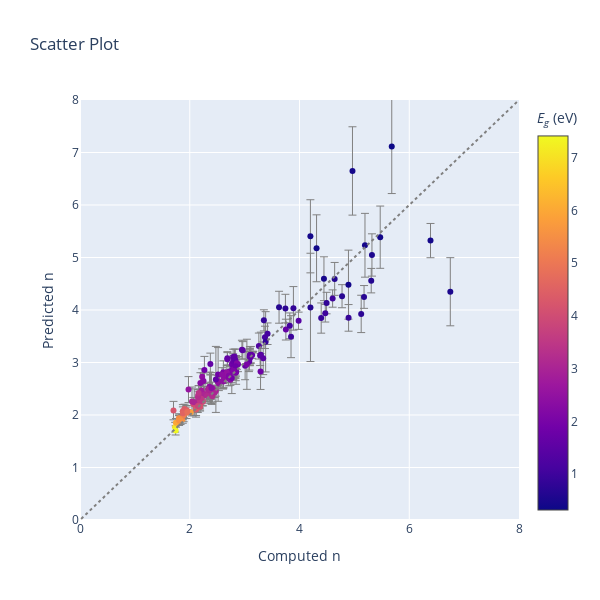

The notebook cell saved with this chart:
### Code cell
# Data
data_prev_outputs = {'x': df_outputs_filtout['refractive_index'], 
                     'y': results_pred_prev['refractive_index'], 
                     'error_y': results_unc_prev['refractive_index'],
                     'color': df_outputs_filtout['bandgap']}


mae = mean_absolute_error(data_prev_outputs['x'], data_prev_outputs['y'])
rmse = mean_squared_error(data_prev_outputs['x'], data_prev_outputs['y'])
spearmanrho = spearmanr(data_prev_outputs['x'], data_prev_outputs['y'])
print(f"MAE = {mae}")
print(f"RMSE = {rmse}")
print(f"Rho_sp = {spearmanrho.statistic}")

# Scatter plot for previous outputs.
scatter_outputs_prev = go.Scatter(
    x=data_prev_outputs['x'],
    y=data_prev_outputs['y'],
    mode='markers',
    error_y=dict(
        array=data_prev_outputs['error_y'],
        color='gray',
        thickness=1,
        visible=True,
        ),
    marker=dict(
        color=data_prev_outputs['color'],
        colorbar=dict(
            title="<i>E<sub>g</sub></i> (eV)"
        ),
        colorscale="Plasma"
    ),
    line=dict(color='darkorange'),
    name='v1 outputs',
    showlegend=False,
    text=[mpid for mpid in df_outputs_filtout.index.values]
)

ideal = go.Scatter(
    x=[-100,100],
    y=[-100,100],
    mode="lines",
    line=dict(color='gray', dash='dot'),
    showlegend=False
)

# Layout
layout = go.Layout(
    title=dict(text='Scatter Plot'),
    xaxis=dict(title='Computed n', showgrid=True,  range=[0,8]),
    yaxis=dict(title='Predicted n', showgrid=True, range=[0,8]),
    legend=dict(font=dict(size=12)),
)

# Create figure
fig = go.Figure(data=[scatter_outputs_prev,ideal], layout=layout)

fig.update_layout(
    autosize=False,
    width=600,
    height=600,
    # margin=dict(
    #     l=50,
    #     r=50,
    #     b=100,
    #     t=100,
    #     pad=4
    # ),
    # paper_bgcolor="LightSteelBlue",
)

# Show figure
fig.show()

### Figure 1 — Plotly figure (JSON) as saved in the notebook; plotly's stock layout.template omitted (floating-point values rounded to 4 significant figures; data arrays with more than 128 entries replaced by an {"elided": "..."} marker saying what was removed)
{"data": [{"error_y": {"array": {"elided": "159 float values"}, "color": "gray", "thickness": 1, "visible": true}, "line": {"color": "darkorange"}, "marker": {"color": {"elided": "159 float values"}, "colorbar": {"title": {"text": "<i>E<sub>g</sub></i> (eV)"}}, "colorscale": [[0, "#0d0887"], [0.1111, "#46039f"], [0.2222, "#7201a8"], [0.3333, "#9c179e"], [0.4444, "#bd3786"], [0.5556, "#d8576b"], [0.6667, "#ed7953"], [0.7778, "#fb9f3a"], [0.8889, "#fdca26"], [1, "#f0f921"]]}, "mode": "markers", "name": "v1 outputs", "showlegend": false, "text": {"elided": "159 str values"}, "type": "scatter", "x": {"elided": "159 float values"}, "y": {"elided": "159 float values"}}, {"line": {"color": "gray", "dash": "dot"}, "mode": "lines", "showlegend": false, "type": "scatter", "x": [-100, 100], "y": [-100, 100]}], "layout": {"autosize": false, "height": 600, "legend": {"font": {"size": 12}}, "title": {"text": "Scatter Plot"}, "width": 600, "xaxis": {"range": [0, 8], "showgrid": true, "title": {"text": "Computed n"}}, "yaxis": {"range": [0, 8], "showgrid": true, "title": {"text": "Predicted n"}}}}
